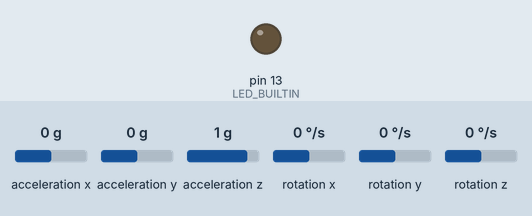
Recording of a sketch running on a simulated Arduino Leonardo, built with avr-gcc and run on an emulated ATmega32U4. Shown: output pins drawn as LEDs (lit = HIGH). The inputs (shaded band) are chosen by the test bench; at power-on: acceleration x 0 g, acceleration y 0 g, acceleration z 1 g, rotation x 0 °/s, rotation y 0 °/s, rotation z 0 °/s. What the sketch prints to the serial monitor is not drawn.

Above: at 0.67 s.
At 38.8 s:
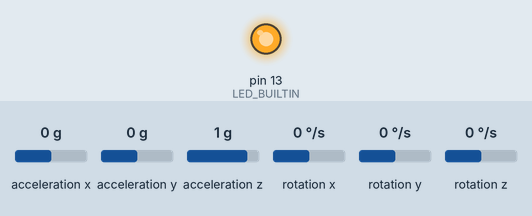
Timing chart, 0 to 40.5 s (numbered marks = the images above):
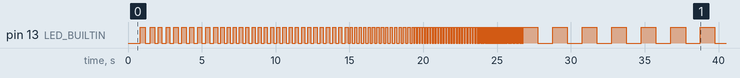

The sketch:

MPU6050_DMP6.ino
```cpp
// I2C device class (I2Cdev) demonstration Arduino sketch for MPU6050 class using DMP (MotionApps v2.0)
// 6/21/2012 by Jeff Rowberg <jeff@rowberg.net>
// Updates should (hopefully) always be available at https://github.com/jrowberg/i2cdevlib
//
// Changelog:
//      2013-05-08 - added seamless Fastwire support
//                 - added note about gyro calibration
//      2012-06-21 - added note about Arduino 1.0.1 + Leonardo compatibility error
//      2012-06-20 - improved FIFO overflow handling and simplified read process
//      2012-06-19 - completely rearranged DMP initialization code and simplification
//      2012-06-13 - pull gyro and accel data from FIFO packet instead of reading directly
//      2012-06-09 - fix broken FIFO read sequence and change interrupt detection to RISING
//      2012-06-05 - add gravity-compensated initial reference frame acceleration output
//                 - add 3D math helper file to DMP6 example sketch
//                 - add Euler output and Yaw/Pitch/Roll output formats
//      2012-06-04 - remove accel offset clearing for better results (thanks Sungon Lee)
//      2012-06-01 - fixed gyro sensitivity to be 2000 deg/sec instead of 250
//      2012-05-30 - basic DMP initialization working

/* ============================================
I2Cdev device library code is placed under the MIT license
Copyright (c) 2012 Jeff Rowberg

Permission is hereby granted, free of charge, to any person obtaining a copy
of this software and associated documentation files (the "Software"), to deal
in the Software without restriction, including without limitation the rights
to use, copy, modify, merge, publish, distribute, sublicense, and/or sell
copies of the Software, and to permit persons to whom the Software is
furnished to do so, subject to the following conditions:

The above copyright notice and this permission notice shall be included in
all copies or substantial portions of the Software.

THE SOFTWARE IS PROVIDED "AS IS", WITHOUT WARRANTY OF ANY KIND, EXPRESS OR
IMPLIED, INCLUDING BUT NOT LIMITED TO THE WARRANTIES OF MERCHANTABILITY,
FITNESS FOR A PARTICULAR PURPOSE AND NONINFRINGEMENT. IN NO EVENT SHALL THE
AUTHORS OR COPYRIGHT HOLDERS BE LIABLE FOR ANY CLAIM, DAMAGES OR OTHER
LIABILITY, WHETHER IN AN ACTION OF CONTRACT, TORT OR OTHERWISE, ARISING FROM,
OUT OF OR IN CONNECTION WITH THE SOFTWARE OR THE USE OR OTHER DEALINGS IN
THE SOFTWARE.
===============================================
*/

// I2Cdev and MPU6050 must be installed as libraries, or else the .cpp/.h files
// for both classes must be in the include path of your project
#include "I2Cdev.h"

#include "MPU6050_6Axis_MotionApps20.h"

// Arduino Wire library is required if I2Cdev I2CDEV_ARDUINO_WIRE implementation
// is used in I2Cdev.h
#if I2CDEV_IMPLEMENTATION == I2CDEV_ARDUINO_WIRE
    #include "Wire.h"
#endif

// class default I2C address is 0x68
// specific I2C addresses may be passed as a parameter here
// AD0 low = 0x68 (default for SparkFun breakout and InvenSense evaluation board)
// AD0 high = 0x69
MPU6050 mpu;
//MPU6050 mpu(0x69); // <-- use for AD0 high

/* =========================================================================
   NOTE: In addition to connection 3.3v, GND, SDA, and SCL, this sketch
   depends on the MPU-6050's INT pin being connected to the Arduino's
   external interrupt #0 pin. On the Arduino Uno and Mega 2560, this is
   digital I/O pin 2.
 * ========================================================================= */

/* =========================================================================
   NOTE: Arduino v1.0.1 with the Leonardo board generates a compile error
   when using Serial.write(buf, len). The Teapot output uses this method.
   The solution requires a modification to the Arduino USBAPI.h file, which
   is fortunately simple, but annoying. This will be fixed in the next IDE
   release. For more info, see these links:

   http://arduino.cc/forum/index.php/topic,109987.0.html
   http://code.google.com/p/arduino/issues/detail?id=958
 * ========================================================================= */


// uncomment "OUTPUT_READABLE_YAWPITCHROLL" if you want to see the yaw/
// pitch/roll angles (in degrees) calculated from the quaternions coming
// from the FIFO. Note this also requires gravity vector calculations.
// Also note that yaw/pitch/roll angles suffer from gimbal lock (for
// more info, see: http://en.wikipedia.org/wiki/Gimbal_lock)
#define OUTPUT_READABLE_YAWPITCHROLL

bool blinkState = false;
unsigned int beatPeriod = 1000;
unsigned long int lastBeat;

// MPU control/status vars
bool dmpReady = false;  // set true if DMP init was successful
uint8_t mpuIntStatus;   // holds actual interrupt status byte from MPU
uint8_t devStatus;      // return status after each device operation (0 = success, !0 = error)
uint16_t packetSize;    // expected DMP packet size (default is 42 bytes)
uint16_t fifoCount;     // count of all bytes currently in FIFO
uint8_t fifoBuffer[64]; // FIFO storage buffer

// orientation/motion vars
Quaternion q;           // [w, x, y, z]         quaternion container
VectorFloat gravity;    // [x, y, z]            gravity vector
float ypr[3];           // [yaw, pitch, roll]   yaw/pitch/roll container and gravity vector

float rollOffset = 0, pitchOffset = 0;
float rollLast = 100, pitchLast = 100;
float pitchErr = 0, rollErr = 0;
bool stabilized = false;

void setup() {
    // join I2C bus (I2Cdev library doesn't do this automatically)
    #if I2CDEV_IMPLEMENTATION == I2CDEV_ARDUINO_WIRE
        Wire.begin();
        TWBR = 24; // 400kHz I2C clock (200kHz if CPU is 8MHz). Comment this line if having compilation difficulties with TWBR.
    #elif I2CDEV_IMPLEMENTATION == I2CDEV_BUILTIN_FASTWIRE
        Fastwire::setup(400, true);
    #endif

    // initialize serial communication
    // Serial.begin(250000);
    Serial.begin(125000); // slower serial because optoisolator sucks

    // initialize device
    // Serial.println(F("Initializing I2C devices..."));
    mpu.initialize();

    // verify connection
    // Serial.println(mpu.testConnection() ? F("MPU6050 connection successful") : F("MPU6050 connection failed"));

    // wait for ready
    while (Serial.available() && Serial.read()); // empty buffer

    // load and configure the DMP
    devStatus = mpu.dmpInitialize();

    // supply your own gyro offsets here, scaled for min sensitivity
    mpu.setXGyroOffset(220);
    mpu.setYGyroOffset(76);
    mpu.setZGyroOffset(-85);
    mpu.setZAccelOffset(1788); // 1688 factory default for my test chip

    // configure LED for output
    pinMode(LED_BUILTIN, OUTPUT);

    // make sure it worked (returns 0 if so)
    if (devStatus == 0) {
        // turn on the DMP, now that it's ready
        mpu.setDMPEnabled(true);

        // enable Arduino interrupt detection
        mpuIntStatus = mpu.getIntStatus();

        // set our DMP Ready flag so the main loop() function knows it's okay to use it
        dmpReady = true;

        // get expected DMP packet size for later comparison
        packetSize = mpu.dmpGetFIFOPacketSize();
    } else {
        // ERROR!
        // 1 = initial memory load failed
        // 2 = DMP configuration updates failed
        // (if it's going to break, usually the code will be 1)
        digitalWrite(LED_BUILTIN, true);
        // Serial.print(F("DMP Initialization failed (code "));
        // Serial.print(devStatus);
        // Serial.println(F(")"));
    }

    lastBeat = millis();
}

void loop() {
    // if programming failed, don't try to do anything
    if (!dmpReady) return;

    // indicator blinky LED (beatPeriod changes)
    if (millis() > lastBeat + beatPeriod) {
        lastBeat += beatPeriod;
        blinkState = !blinkState;
        digitalWrite(LED_BUILTIN, blinkState);
    }

    // reset interrupt flag and get INT_STATUS byte
    mpuIntStatus = mpu.getIntStatus();

    // get current FIFO count
    fifoCount = mpu.getFIFOCount();

    // check for overflow (this should never happen unless our code is too inefficient)
    if ((mpuIntStatus & 0x10) || fifoCount == 1024) {
        // reset so we can continue cleanly
        mpu.resetFIFO();
        Serial.println(F("FIFO overflow!"));

    // otherwise, check for DMP data ready interrupt (this should happen frequently)
    } else if (mpuIntStatus & 0x02) {
        // wait for correct available data length, should be a VERY short wait
        while (fifoCount < packetSize) fifoCount = mpu.getFIFOCount();

        // read a packet from FIFO
        mpu.getFIFOBytes(fifoBuffer, packetSize);

        // track FIFO count here in case there is > 1 packet available
        // (this lets us immediately read more without waiting for an interrupt)
        fifoCount -= packetSize;

        #ifdef OUTPUT_READABLE_YAWPITCHROLL
            // display Euler angles in degrees
            mpu.dmpGetQuaternion(&q, fifoBuffer);
            mpu.dmpGetGravity(&gravity, &q);
            mpu.dmpGetYawPitchRoll(ypr, &q, &gravity);

            if (stabilized) { // are we already stabilized?
                Serial.print('r');
                Serial.print(-ypr[2] - rollOffset, 4);
                Serial.print('p');
                Serial.println(ypr[1] - pitchOffset, 4);
            } else if (abs(rollLast + ypr[2]) < 0.0001 && abs(pitchLast - ypr[1]) < 0.0001) { // have we just stabilized?
                stabilized = true;
                beatPeriod = 1000;

                rollOffset = -ypr[2];
                pitchOffset = ypr[1];
            } else { // we're waiting until stabilization
                rollLast = 0.005*(-ypr[2]) + 0.995*rollLast;
                pitchLast = 0.005*(ypr[1]) + 0.995*pitchLast;

                rollErr = abs(rollLast + ypr[2]);
                pitchErr = abs(pitchLast - ypr[1]);

                beatPeriod = 60*((int) log10(rollErr + pitchErr) + 3.5);
            }
        #endif
    }
}
```

Measured:
- by itself, pin 13 (LED_BUILTIN): LOW → HIGH at 0.83 s, → LOW 0.33 s later, → HIGH 0.32 s later, → LOW 0.33 s later, … (256 changes in this stretch)
